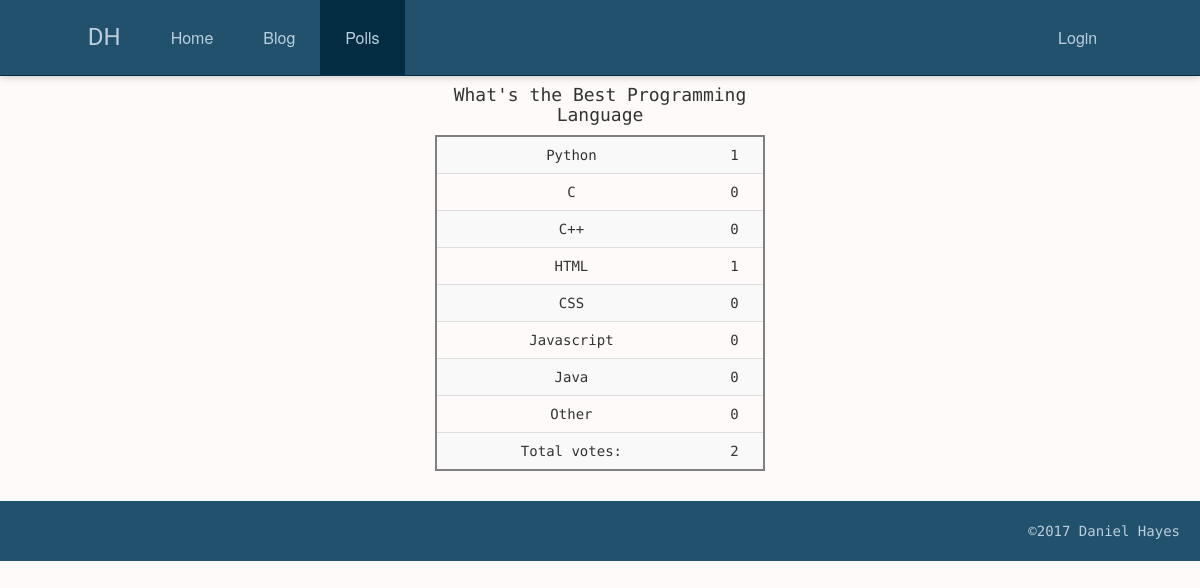
/polls/12/results/, run on the app's committed database.
### polls/models.py (models this page shows, shortened)
class Question(models.Model):
    class Meta:
        ordering = ['-pub_date']
    question_text = models.CharField(max_length=200)
    pub_date = models.DateTimeField('date published', default=timezone.now)
    expiry_date = models.DateTimeField(default=timezone.now() + datetime.timedelta(days=1))
    def was_published_recently(self):
        now = timezone.now()
        return now - datetime.timedelta(days=1) <= self.pub_date <= now
    def total_vote_count(self):
        choices = self.choice_set.all()
        total_votes = sum([c.votes for c in choices])
        return total_votes
    was_published_recently.admin_order_field = 'pub_date'
    was_published_recently.boolean = True
    was_published_recently.short_description = 'recent?'

class Choice(models.Model):
    question = models.ForeignKey(Question, on_delete=models.CASCADE)
    choice_text = models.CharField(max_length=200)
    votes = models.IntegerField(default=0)

### polls/views.py (the view)
# urls.py: url(r'^(?P<pk>[0-9]+)/results/$', views.ResultsView.as_view(), name='results'),
class ResultsView(generic.DetailView):
    model = Question
    template_name = 'polls/results.html'
    def get_context_data(self, **kwargs):
        context = super(ResultsView, self).get_context_data(**kwargs)
        context['now'] = timezone.now()
        context['total_votes'] = Question.objects.filter(pk=self.kwargs['pk'])
        return context

### polls/templates/polls/results.html (shortened to what this page needs)
{% extends 'home/base.html' %}
{% block polls_active %}
  active
{% endblock %}
{% block content %}
<div class="row">
  <div class="col-sm-4">
  </div>
  <div class="col-sm-4">
    <h4>
      {{ question.question_text }}
    </h4>
    <table class="table table-striped">
      <tbody>
      {% for choice in question.choice_set.all %}
        <tr>
          <td>
            {{ choice.choice_text }}
          </td>
          <td>
            {{ choice.votes }}
          </td>
        </tr>
      {% endfor %}
      <tr>
          <td>
            Total votes:
          </td>
          <td>
            {{ question.total_vote_count }}
          </td>
      </tr>
      </tbody>
    </table>
  </div>
  <div class="col-sm-4">
  </div>
</div>
{% endblock content %}

### polls/static/polls/style.css (style rules this page uses)
.table { margin: auto; border: 2px solid gray; }
.row { padding: 0 5%; margin: 0; }

### data on the page
Question: question_text "What's the Best Programming Language", total_vote_count "2"
Choice: choice_text "Python", votes "1"
Choice: choice_text "C", votes "0"
Choice: choice_text "C++", votes "0"
Choice: choice_text "HTML", votes "1"
Choice: choice_text "CSS", votes "0"
Choice: choice_text "Javascript", votes "0"
Choice: choice_text "Java", votes "0"
Choice: choice_text "Other", votes "0"
